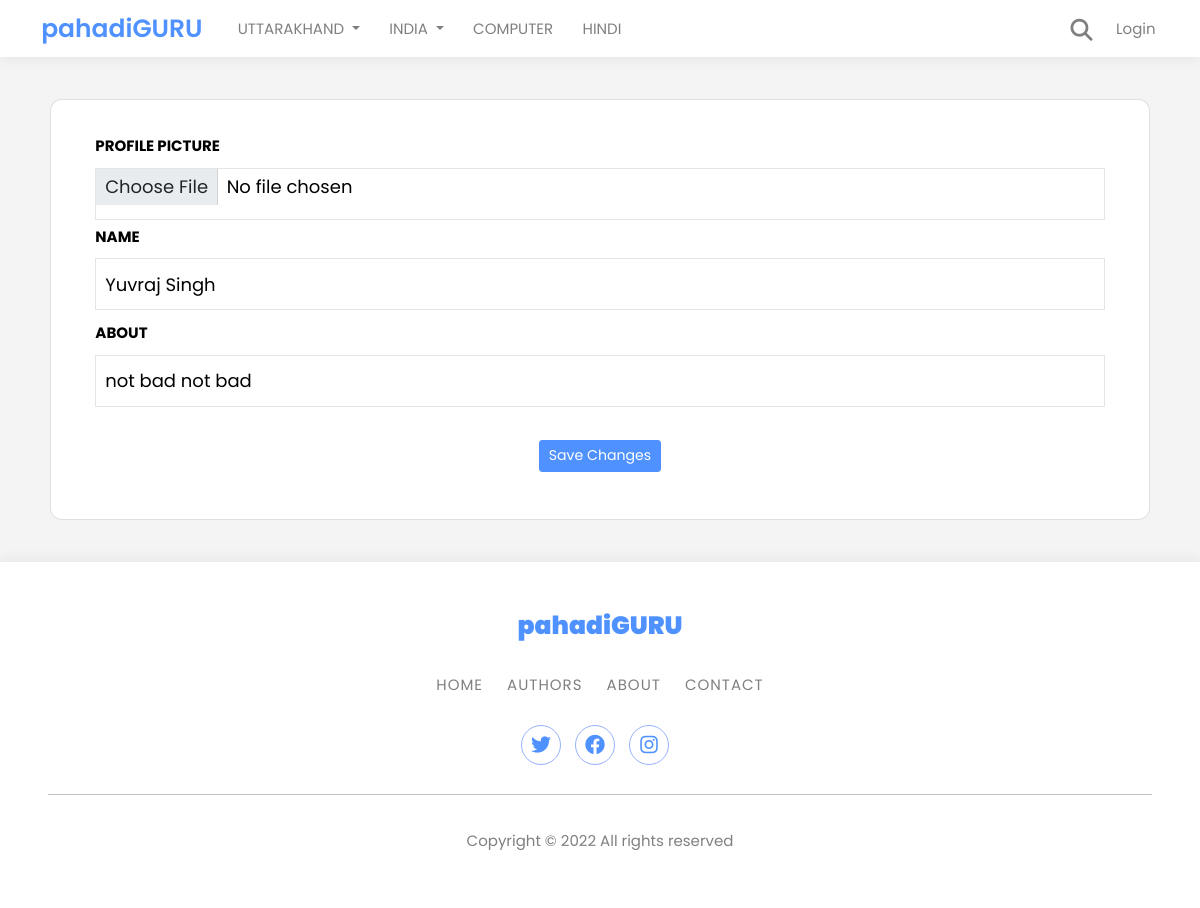
/edit_profile/2, run on an earlier commit of the app's database.
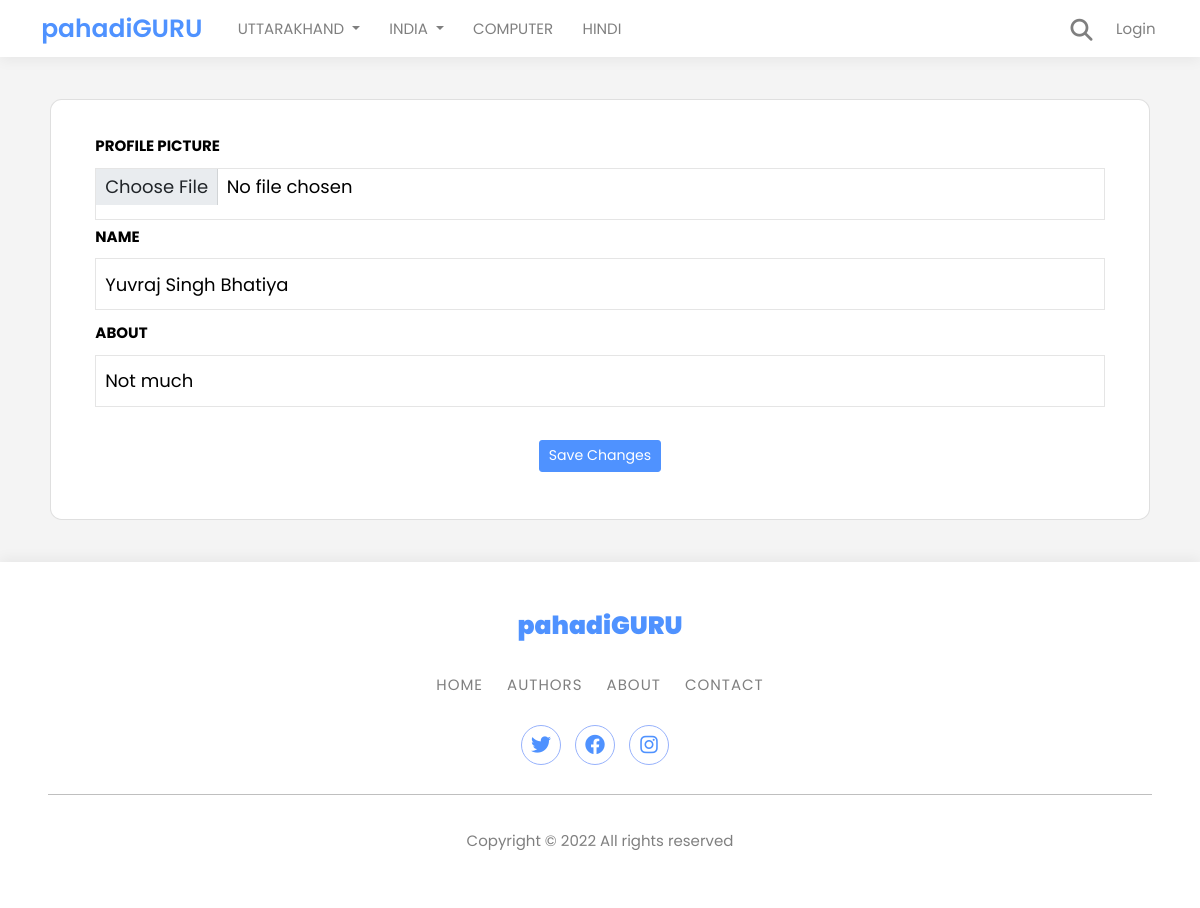
And on a later commit of the database.
### app.py (models this page shows)
class Users(db.Model, UserMixin):
    id = db.Column(db.Integer, primary_key=True)
    username = db.Column(db.String(20), unique=True, nullable=False)
    name = db.Column(db.String(50), nullable=False)
    email = db.Column(db.String(150), nullable=False)
    phone = db.Column(db.String(50), nullable=False)
    date_added = db.Column(db.Date, default=date.today)
    about_author = db.Column(db.String(500), nullable=False)
    security_question = db.Column(db.String(50), nullable=False)
    security_answer = db.Column(db.String(50), nullable=False)
    password_hash = db.Column(db.String(128))
    role = db.Column(db.String(10), default='User')
    posts = db.relationship('Posts', backref='poster')
    likes=db.relationship('Likes',backref='user',passive_deletes=True)
    profile_pic=db.Column(db.String(), nullable=True)

### app.py (the view)
@app.route("/edit_profile/<int:id>",methods=['GET','POST'])
def edit_profile(id):
    form=editProfileForm()
    user = Users.query.get(id)
    if request.method == 'POST':
        user.name= form.name.data
        user.about_author= form.about_author.data
        if request.files['profile_pic']:
            pic = request.files['profile_pic']
            filename = secure_filename(pic.filename)
            pic_name = str(uuid.uuid1()) + "_" + filename
            pic.save(os.path.join(app.config['UPLOAD_FOLDER'], pic_name))
            user.profile_pic = pic_name
        try:
            db.session.commit()
            return redirect(url_for('dashboard'))
        except:
            flash("There was a problem editing that user")
            return render_template('edit_profile.html', form=form, user=user)
    else:
        return render_template('edit_profile.html', form=form, user=user)

### form.py
class editProfileForm(FlaskForm):
    name = StringField('Name', validators=[DataRequired()])
    phone = StringField('Phone', validators=[DataRequired()])
    email = StringField('Email', validators=[DataRequired()])
    about_author = StringField('About', validators=[DataRequired()])
    profile_pic=FileField('Profile Picture')
    submit = SubmitField('Save Changes')

### templates/edit_profile.html (shortened to what this page needs)
{% extends 'base2.html' %}
{% block content %}
<br>
<br>
      <div class="container">
        <div class="row">
            <div class="card rounded-4">
              <form class="card-body cardbody-color p-lg-5 rounded-4" method="post" enctype="multipart/form-data">
                <div class="mb-3">
                  {{ form.profile_pic.label(class="form-label font-weight-bold text-uppercase") }}
                  {{form.profile_pic(class="form-control my-2")}}
                <div class="mb-3">
                  {{ form.name.label(class="form-label font-weight-bold text-uppercase") }}
                  {{form.name(class="form-control my-2",value=user.name)}}
                </div>
                <div class="mb-3">
                  {{ form.about_author.label(class="form-label font-weight-bold text-uppercase ") }}
                  {{form.about_author(class="form-control my-2",value=user.about_author)}}
                </div>
                <br>
                  <center>
                    {{form.submit(class="btn btn-primary " )}}
                </center>
              </form>
            </div>
        </div>
      </div>
    </div>
<br>
<br>
{% endblock %}

What changed in the data, as far as the page shows it:
changed Users: name "Yuvraj Singh" → "Yuvraj Singh Bhatiya"; about_author "not bad not bad" → "Not much"
